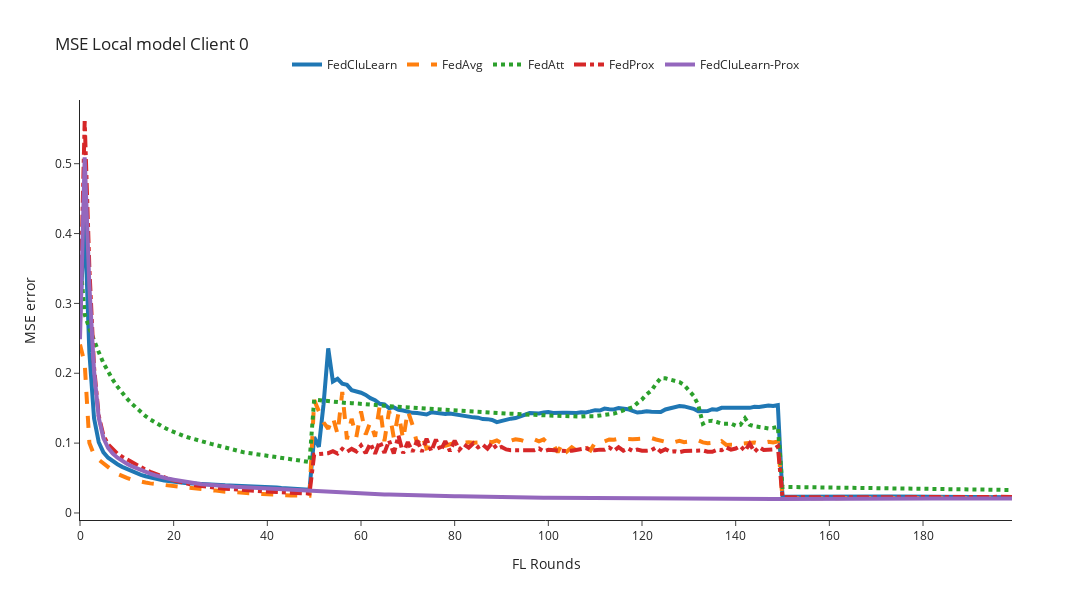
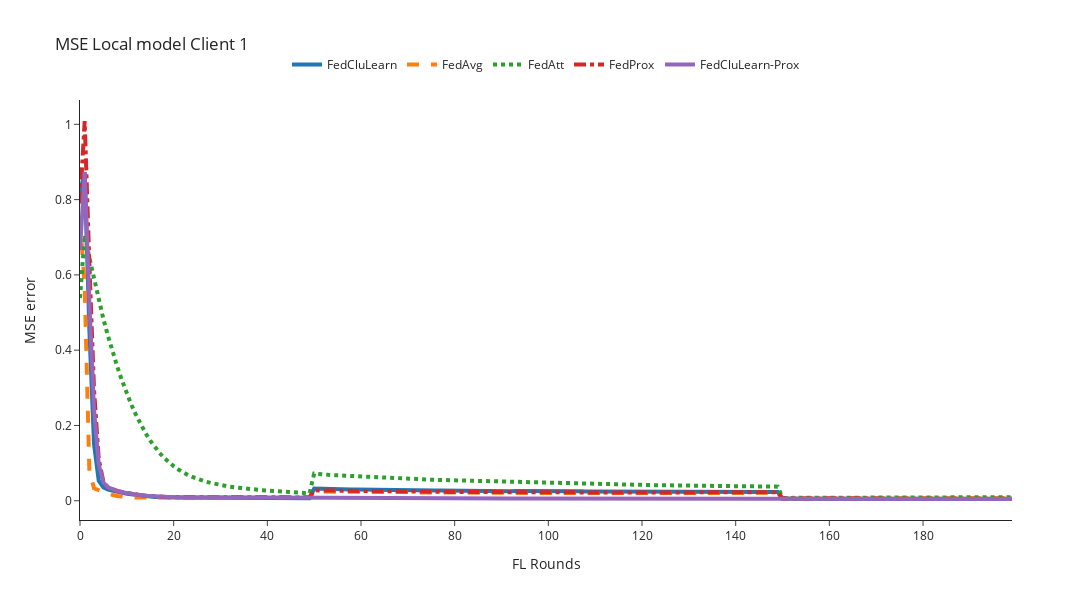
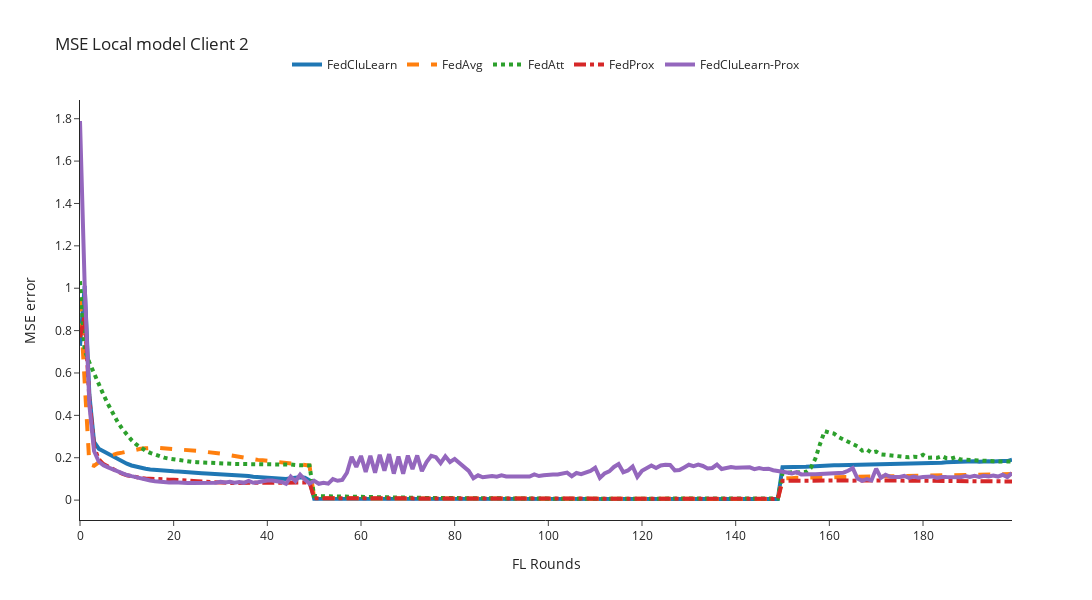

Here is the notebook cell these charts were saved with, in order:
### Code cell
for client_id in [0,1,2]:
    n_rounds, y = preprocessing_results(filenames=local_filenames, client_id=client_id, mse_column='mse')
    plot_plotly(n_rounds, y, title=f'MSE Local model Client {client_id}', y_axis_title='MSE error')

### Figure 1 — Plotly figure (JSON) as saved in the notebook; plotly's stock layout.template omitted (floating-point values rounded to 4 significant figures; data arrays with more than 128 entries replaced by an {"elided": "..."} marker saying what was removed)
{"data": [{"line": {"dash": "solid", "width": 4}, "mode": "lines", "name": "FedCluLearn", "type": "scatter", "x": {"elided": "201 int values"}, "y": {"elided": "200 float values"}}, {"line": {"dash": "dash", "width": 4}, "mode": "lines", "name": "FedAvg", "type": "scatter", "x": {"elided": "201 int values"}, "y": {"elided": "200 float values"}}, {"line": {"dash": "dot", "width": 4}, "mode": "lines", "name": "FedAtt", "type": "scatter", "x": {"elided": "201 int values"}, "y": {"elided": "200 float values"}}, {"line": {"dash": "dashdot", "width": 4}, "mode": "lines", "name": "FedProx", "type": "scatter", "x": {"elided": "201 int values"}, "y": {"elided": "200 float values"}}, {"line": {"dash": "solid", "width": 4}, "mode": "lines", "name": "FedCluLearn-Prox", "type": "scatter", "x": {"elided": "201 int values"}, "y": {"elided": "200 float values"}}], "layout": {"height": 600, "legend": {"orientation": "h", "x": 0.5, "xanchor": "center", "y": 1.05, "yanchor": "bottom"}, "title": {"text": "MSE Local model Client 0"}, "width": 1200, "xaxis": {"title": {"text": "FL Rounds"}}, "yaxis": {"title": {"text": "MSE error"}}}}

### Figure 2 — Plotly figure (JSON) as saved in the notebook; plotly's stock layout.template omitted (floating-point values rounded to 4 significant figures; data arrays with more than 128 entries replaced by an {"elided": "..."} marker saying what was removed)
{"data": [{"line": {"dash": "solid", "width": 4}, "mode": "lines", "name": "FedCluLearn", "type": "scatter", "x": {"elided": "201 int values"}, "y": {"elided": "200 float values"}}, {"line": {"dash": "dash", "width": 4}, "mode": "lines", "name": "FedAvg", "type": "scatter", "x": {"elided": "201 int values"}, "y": {"elided": "200 float values"}}, {"line": {"dash": "dot", "width": 4}, "mode": "lines", "name": "FedAtt", "type": "scatter", "x": {"elided": "201 int values"}, "y": {"elided": "200 float values"}}, {"line": {"dash": "dashdot", "width": 4}, "mode": "lines", "name": "FedProx", "type": "scatter", "x": {"elided": "201 int values"}, "y": {"elided": "200 float values"}}, {"line": {"dash": "solid", "width": 4}, "mode": "lines", "name": "FedCluLearn-Prox", "type": "scatter", "x": {"elided": "201 int values"}, "y": {"elided": "200 float values"}}], "layout": {"height": 600, "legend": {"orientation": "h", "x": 0.5, "xanchor": "center", "y": 1.05, "yanchor": "bottom"}, "title": {"text": "MSE Local model Client 1"}, "width": 1200, "xaxis": {"title": {"text": "FL Rounds"}}, "yaxis": {"title": {"text": "MSE error"}}}}

### Figure 3 — Plotly figure (JSON) as saved in the notebook; plotly's stock layout.template omitted (floating-point values rounded to 4 significant figures; data arrays with more than 128 entries replaced by an {"elided": "..."} marker saying what was removed)
{"data": [{"line": {"dash": "solid", "width": 4}, "mode": "lines", "name": "FedCluLearn", "type": "scatter", "x": {"elided": "201 int values"}, "y": {"elided": "200 float values"}}, {"line": {"dash": "dash", "width": 4}, "mode": "lines", "name": "FedAvg", "type": "scatter", "x": {"elided": "201 int values"}, "y": {"elided": "200 float values"}}, {"line": {"dash": "dot", "width": 4}, "mode": "lines", "name": "FedAtt", "type": "scatter", "x": {"elided": "201 int values"}, "y": {"elided": "200 float values"}}, {"line": {"dash": "dashdot", "width": 4}, "mode": "lines", "name": "FedProx", "type": "scatter", "x": {"elided": "201 int values"}, "y": {"elided": "200 float values"}}, {"line": {"dash": "solid", "width": 4}, "mode": "lines", "name": "FedCluLearn-Prox", "type": "scatter", "x": {"elided": "201 int values"}, "y": {"elided": "200 float values"}}], "layout": {"height": 600, "legend": {"orientation": "h", "x": 0.5, "xanchor": "center", "y": 1.05, "yanchor": "bottom"}, "title": {"text": "MSE Local model Client 2"}, "width": 1200, "xaxis": {"title": {"text": "FL Rounds"}}, "yaxis": {"title": {"text": "MSE error"}}}}
